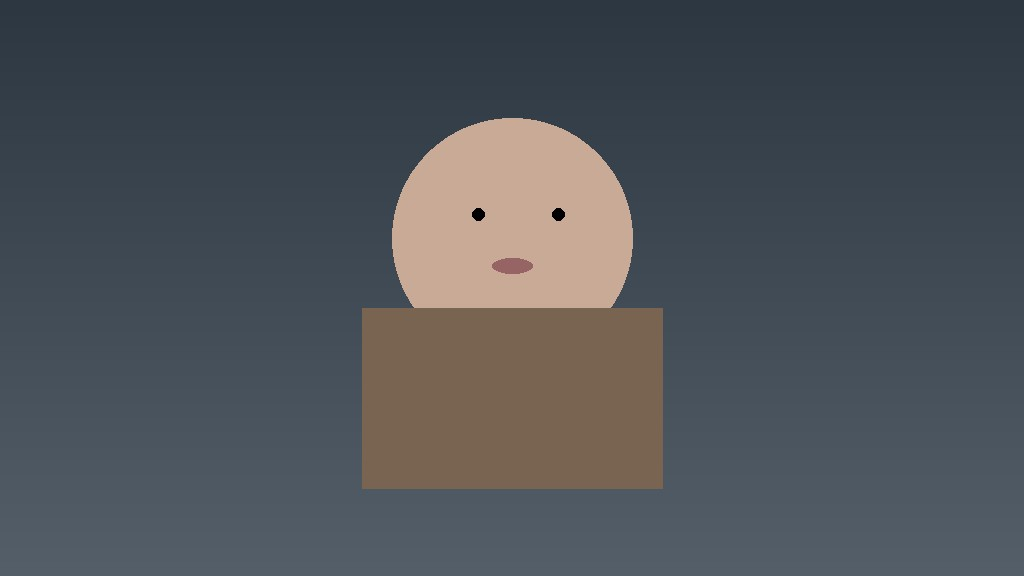
#> input picture terraform/reference_image.jpg, 1024 x 576 px
$ python prepare_dataset.py ../terraform out
#> lines starting #> are read from the running program, lines starting #| are printed output that depends on the picture
#!/usr/bin/env python3
"""
Dataset preparation script for LoRA training.

This script helps prepare your images for LoRA training by:
1. Resizing images to proper dimensions
2. Creating the correct folder structure
3. Generating basic captions
4. Validating image quality
"""

import os
import sys
from pathlib import Path
from PIL import Image, ImageEnhance
import argparse
from typing import List, Tuple
import shutil

def resize_image(image_path: Path, target_size: int = 512) -> Image.Image:
    """Resize image to square format while maintaining aspect ratio."""
    with Image.open(image_path) as img:
        # Convert to RGB if necessary
        if img.mode != 'RGB':
            img = img.convert('RGB')

        # Calculate dimensions to maintain aspect ratio
        width, height = img.size

        if width == height:
            # Already square
            return img.resize((target_size, target_size), Image.Resampling.LANCZOS)

        # Make square by cropping to center
        size = min(width, height)
        left = (width - size) // 2
        top = (height - size) // 2
        right = left + size
        bottom = top + size

        img_cropped = img.crop((left, top, right, bottom))
        return img_cropped.resize((target_size, target_size), Image.Resampling.LANCZOS)

def enhance_image(img: Image.Image) -> Image.Image:
    """Apply basic enhancements to improve image quality."""
    # Slightly increase sharpness
    enhancer = ImageEnhance.Sharpness(img)
    img = enhancer.enhance(1.1)

    # Slightly increase contrast
    enhancer = ImageEnhance.Contrast(img)
    img = enhancer.enhance(1.05)

    return img

def validate_image(image_path: Path) -> Tuple[bool, str]:
    """Validate if image is suitable for training."""
    try:
        with Image.open(image_path) as img:
            width, height = img.size

            # Check minimum size
            if min(width, height) < 256:
                return False, f"Image too small: {width}x{height} (minimum 256px)"

            # Check if image is not too blurry (basic check)
            if img.mode not in ['RGB', 'RGBA', 'L']:
                return False, f"Unsupported image mode: {img.mode}"

            # Check file size (basic quality indicator)
            file_size = image_path.stat().st_size
            if file_size < 10000:  # Less than 10KB is probably too low quality
                return False, f"File too small: {file_size} bytes"

            return True, "OK"

    except Exception as e:
        return False, f"Error reading image: {e}"

def create_dataset_structure(
    input_dir: Path,
    output_dir: Path,
    trigger_word: str = "sks woman",
    repeat_count: int = 10,
    target_size: int = 512,
    enhance: bool = True
):
    """Create the dataset structure for kohya_ss training."""

    # Create output directory
    training_dir = output_dir / f"{repeat_count}_{trigger_word}"
    training_dir.mkdir(parents=True, exist_ok=True)

    # Find all image files
    image_extensions = {'.jpg', '.jpeg', '.png', '.bmp', '.tiff'}
    image_files = []

    for ext in image_extensions:
        image_files.extend(input_dir.glob(f"*{ext}"))
        image_files.extend(input_dir.glob(f"*{ext.upper()}"))

    if not image_files:
        print(f"❌ No images found in {input_dir}")
        return False

    print(f"📁 Found {len(image_files)} images")

    processed_count = 0
    skipped_count = 0

    for i, image_path in enumerate(image_files):
        print(f"📸 Processing {image_path.name} ({i+1}/{len(image_files)})")

        # Validate image
        is_valid, message = validate_image(image_path)
        if not is_valid:
            print(f"  ⚠️ Skipping: {message}")
            skipped_count += 1
            continue

        try:
            # Resize and enhance image
            img = resize_image(image_path, target_size)

            if enhance:
                img = enhance_image(img)

            # Save processed image
            output_filename = f"image_{i+1:03d}.jpg"
            output_path = training_dir / output_filename
            img.save(output_path, "JPEG", quality=95)

            # Create basic caption file
            caption_path = training_dir / f"image_{i+1:03d}.txt"
            with open(caption_path, 'w') as f:
                f.write(f"{trigger_word}, high quality photo")

            processed_count += 1
            print(f"  ✅ Saved as {output_filename}")

        except Exception as e:
            print(f"  ❌ Error processing: {e}")
            skipped_count += 1

    print(f"\n🎉 Dataset preparation complete!")
    print(f"  ✅ Processed: {processed_count} images")
    print(f"  ⚠️ Skipped: {skipped_count} images")
    print(f"  📁 Output: {training_dir}")

    return processed_count > 0

# [62 lines left out: function create_config_file, not called in this run]

def main():
    parser = argparse.ArgumentParser(
        description="Prepare images for LoRA training",
        formatter_class=argparse.RawDescriptionHelpFormatter,
        epilog="""
Examples:
  python prepare_dataset.py photos/ training_data/
  python prepare_dataset.py photos/ training_data/ --trigger "xyz person" --size 768
  python prepare_dataset.py photos/ training_data/ --no-enhance --repeat 15
        """
    )

    parser.add_argument("input_dir", type=Path, help="Directory containing input images")
    parser.add_argument("output_dir", type=Path, help="Output directory for training data")
    parser.add_argument("--trigger", default="sks woman", help="Trigger word for the LoRA (default: 'sks woman')")
    parser.add_argument("--repeat", type=int, default=10, help="Repeat count for training (default: 10)")
    parser.add_argument("--size", type=int, default=512, help="Target image size (default: 512)")
    parser.add_argument("--no-enhance", action="store_true", help="Skip image enhancement")
    parser.add_argument("--config", action="store_true", help="Generate training config file")

    args = parser.parse_args()

    # Validate input directory
    if not args.input_dir.exists():
        print(f"❌ Input directory not found: {args.input_dir}")
        sys.exit(1)

    if not args.input_dir.is_dir():
        print(f"❌ Input path is not a directory: {args.input_dir}")
        sys.exit(1)

    print(f"🚀 Preparing LoRA training dataset")
    print(f"  📂 Input: {args.input_dir}")
    print(f"  📂 Output: {args.output_dir}")
    print(f"  🎯 Trigger: '{args.trigger}'")
    print(f"  🔢 Repeat: {args.repeat}")
    print(f"  📏 Size: {args.size}x{args.size}")
    print(f"  ✨ Enhance: {not args.no_enhance}")
    print()

    # Create dataset
    success = create_dataset_structure(
        args.input_dir,
        args.output_dir,
        args.trigger,
        args.repeat,
        args.size,
        not args.no_enhance
    )
#> in validate_image, img is the input picture: PIL image 1024x576 RGB; mean R, G, B 78.1, 82.5, 87.9
#> in resize_image, `img_cropped = img.crop((left, top, right, bottom))`:
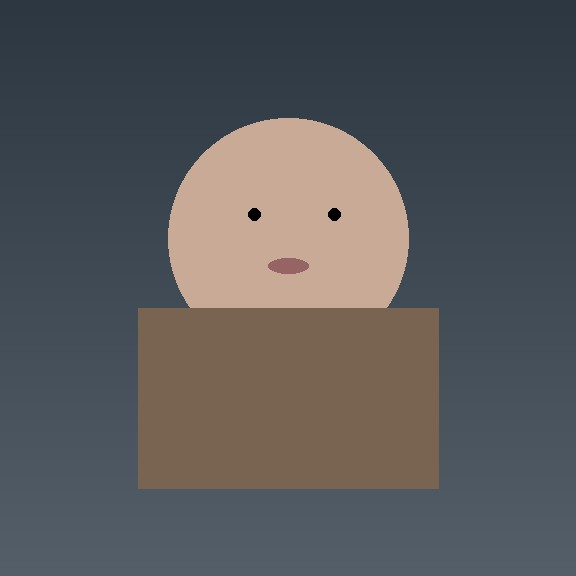
#> img_cropped: PIL image 576x576 RGB; mean R, G, B 88.6, 88.8, 90.6

    if not success:
        print("❌ Dataset preparation failed")
        sys.exit(1)

    # Create config file if requested
    if args.config:
        create_config_file(args.output_dir, args.trigger)

    print(f"\n📖 Next steps:")
    print(f"1. Review the processed images in {args.output_dir}")
    print(f"2. Install kohya_ss or use AUTOMATIC1111 for training")
    print(f"3. Use trigger word '{args.trigger}' in your prompts")
    print(f"4. Train for ~1000-2000 steps with learning rate 1e-4")
    print(f"5. Place the resulting .safetensors file in data/loras/")

if __name__ == "__main__":
    main()
